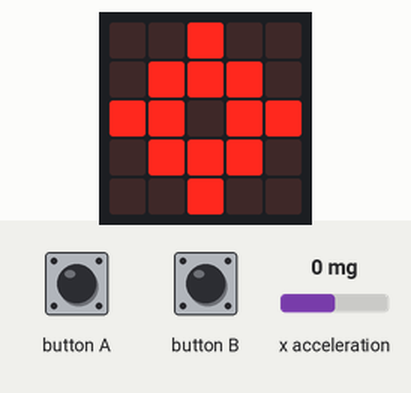
This program was run on a simulated BBC micro:bit running MicroPython. On the bench: the board's 5×5 LED display. The test bench sets the inputs (shaded band); at power-on: x acceleration 0 mg. Random numbers come from a fixed seed.

Above: at 1.2 s.
1.3 s: button A pressed for 0.15 s
At 2.2 s:
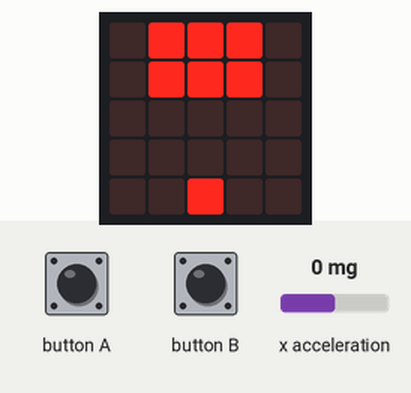
4.4 s: button B pressed for 0.15 s
At 6.4 s:
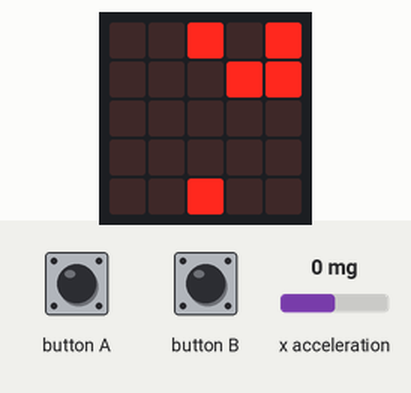
7.5 s: x acceleration set to -1440 mg
At 8.7 s:
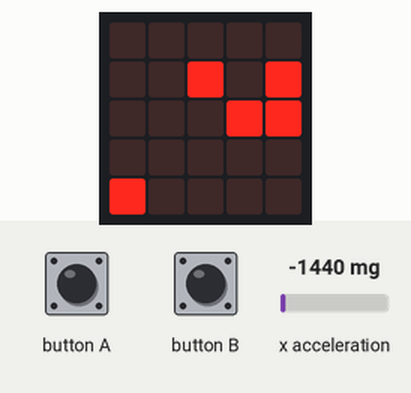
10.5 s: x acceleration set to -1 mg
12.3 s: x acceleration set to 2 mg
At 13.8 s:
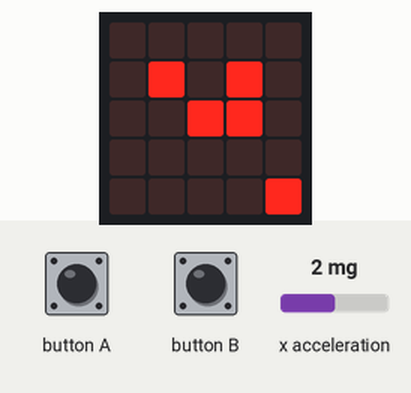
14.3 s: button A pressed for 1 s
At 14.48 s:
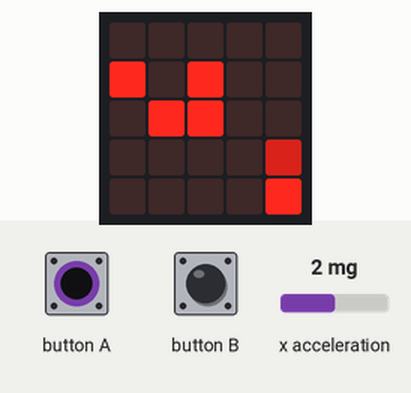
Timing chart, 0 to 17.3 s (numbered marks = the images above; inputs shaded):
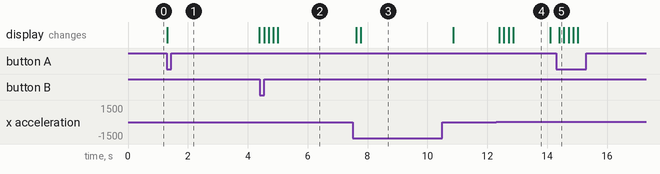

Measured:
- the behaviour switches between 0 and 1 mg on x acceleration (found by bisection; images 3 and 4)
- after the input at 1.3 s, the display: changes at once (image 1)
- after the input at 4.4 s, the display: first changes after 0.14 s (image 2 shows a later state)
- what the display in image 4 shows lasts 1.2 s, from 12.9 s to 14.1 s

The program:

invaders.py
```python
from microbit import *
import random

MIN_COORD = 0
MAX_COORD = 4
DIFFICULTY_INCREASE = 0.25
BOMB_HIT_CHANCE = 3


def wait_for_button():
    while not (button_a.was_pressed() or button_b.was_pressed()):
        sleep(1)

def move(sprite, x, y):
    # Simple helper function to increment x & y values in tuples (x, y),
    # returning the new values as a tuple.
    return (sprite[0] + x, sprite[1] + y)

def in_bounds(pos):
    if pos[0] < MIN_COORD or pos[0] > MAX_COORD:
        return False
    if pos[1] < MIN_COORD or pos[1] > MAX_COORD:
        return False
    return True


class Game:

    def reset(self):
        # Initial values
        self.x = 2

        self.missiles = []
        self.aliens = []  # List of alien positions.
        self.alien_velocity_x = 1  # -1 or +1 alien move direction.

        self.bombs = 3
        self.active_bomb = 0

        self.score = 0

        self.tick = 0  # Main loop tick, move aliens when tick=difficultyk.
        self.difficulty = 20 # Is in reverse, decrement to increase.

    def handle_input(self):
        acc_x = accelerometer.get_x()

        if acc_x < -0:
            self.x -= 1
        if acc_x > 0:
            self.x += 1

        # Constrain to width of the display.
        if self.x > MAX_COORD:
            self.x = MAX_COORD

        if self.x < MIN_COORD:
            self.x = MIN_COORD

        if button_a.was_pressed():
            # Add missile at our current position.
            self.missiles.append((self.x, 4))

        if button_b.was_pressed() and self.bombs:
            # Fire bomb. Flash + remove 1/BOMB_HIT_CHANCE of the aliens.
            self.aliens = [alien for alien in self.aliens if random.randint(0, BOMB_HIT_CHANCE)]
            self.active_bomb = 3 # Reduces 1 per tick. Screen at 3 * bright.
            self.bombs -= 1

    def add_aliens(self):
        self.aliens = [(1, 0), (2, 0), (3, 0), (1, 1), (2, 1), (3, 1)]
        self.tick = 0

    def advance_aliens(self):
        for x, y in self.aliens:
            if (
                (self.alien_velocity_x == -1 and x == MIN_COORD) or
                (self.alien_velocity_x == +1 and x == MAX_COORD)
            ):
                # If any aliens are at the far edge, increment y, and reverse x velocity.
                self.alien_velocity_x = -self.alien_velocity_x
                # Move down one row.
                self.aliens = [move(alien, 0, 1) for alien in self.aliens]
                # This can happen if detached alien slips past bottom, lucky!
                self.aliens = [alien for alien in self.aliens if in_bounds(alien)]
                return True # No other move this time.

    def aliens_can_move(self):
        self.tick += 1
        if self.tick > self.difficulty:
            self.tick = 0
            return True

    def move_aliens(self):
        self.aliens = [move(alien, self.alien_velocity_x, 0) for alien in self.aliens]

    def move_missiles(self):
        # Advance positions of missiles (upwards).
        self.missiles = [move(missile, 0, -1) for missile in self.missiles]
        # Remove missiles that have moved out of bounds (off top of screen).
        self.missiles = [missile for missile in self.missiles if in_bounds(missile)]

    def check_collisions(self):
        for missile in self.missiles[:]:  # Iterate a copy.
            if missile in self.aliens:
                # Since we store by coordinates, we can remove using the missile coords.
                self.aliens.remove(missile)
                self.missiles.remove(missile)
                self.score += 1

        if not self.aliens:
            # If we've killed all the aliens, increase the difficulty + add more aliens.
            self.difficulty -= DIFFICULTY_INCREASE
            self.bombs += 1
            self.add_aliens()

    def draw(self):
        display.clear()

        if self.active_bomb:
            # Draw the bomb.
            for dx in range(MAX_COORD + 1):
                for dy in range(MAX_COORD + 1):
                    display.set_pixel(dx, dy, self.active_bomb * 3)
            self.active_bomb -= 1

        # Draw the alien positions.
        for pos in self.aliens:
            display.set_pixel(pos[0], pos[1], 9)

        # Draw the missile positions.
        for pos in self.missiles:
            display.set_pixel(pos[0], pos[1], 5)

        display.set_pixel(self.x, 4, 9)

    def game_over(self):
        # Game over if we collide with an alien.
        return (self.x, 4) in self.aliens


game = Game() # Create our game object.

while True:

    display.show(Image.TARGET)
    wait_for_button()

    game.reset() # Reset the game state.
    game.add_aliens()
    while not game.game_over():
        game.handle_input()
        if game.aliens_can_move():
            if not game.advance_aliens():
                game.move_aliens()
        game.move_missiles()
        game.draw()
        game.check_collisions()

        sleep(150)

    # Display game over sequence: ANGRY face, followed by the player score.
    display.show(Image.ANGRY)
    sleep(1000)
    display.scroll(game.score)
```
